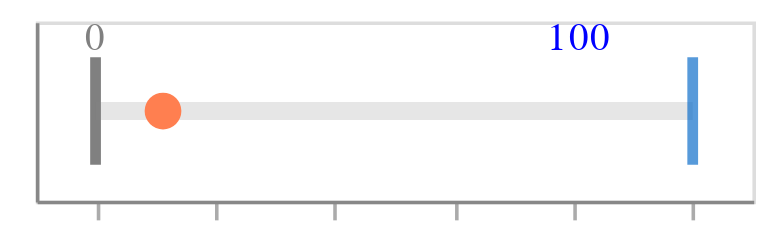

Write notebook code for a chart like this one.
### Code cell
# RMSE for PRICE OF WATER MICE
dot_range(11.296,0,100)

### Figure 1 — Vega-Lite specification as saved in the notebook (floating-point values rounded to 4 significant figures)
{"config": {"view": {"continuousWidth": 400, "continuousHeight": 300}}, "layer": [{"mark": {"type": "tick", "color": "gray", "opacity": 1, "size": 30, "thickness": 3}, "encoding": {"x": {"type": "quantitative", "axis": {"grid": false, "labels": false, "tickOpacity": 0.7, "title": "accuracy", "titleAlign": "center", "titleAnchor": "middle", "titleFontSize": 16}, "field": "random guessing", "scale": {}}, "y": {"type": "nominal", "axis": {"labels": false, "tickOpacity": 0, "title": null}, "field": "metric"}}, "height": 50, "width": 200}, {"mark": {"type": "text", "align": "center", "baseline": "middle", "color": "blue", "dx": 135, "dy": -20}, "encoding": {"text": {"type": "quantitative", "field": "perfect accuracy"}, "x": {"type": "quantitative", "axis": {"grid": false, "labels": false, "tickOpacity": 0.7, "title": "accuracy", "titleAlign": "center", "titleAnchor": "middle", "titleFontSize": 16}, "field": "random guessing", "scale": {}}, "y": {"type": "nominal", "axis": {"labels": false, "tickOpacity": 0, "title": null}, "field": "metric"}}, "height": 50, "width": 200}, {"mark": {"type": "rule", "color": "gray", "opacity": 0.2, "size": 5}, "encoding": {"x": {"type": "quantitative", "field": "random guessing"}, "x2": {"field": "perfect accuracy"}, "y": {"type": "nominal", "field": "metric"}}}, {"mark": {"type": "circle", "color": "#FF7F50", "opacity": 1, "size": 105}, "encoding": {"x": {"type": "quantitative", "field": "result"}, "y": {"type": "nominal", "field": "metric"}}, "height": 50, "width": 200}, {"mark": {"type": "tick", "color": "#1070CA", "size": 30, "thickness": 3}, "encoding": {"x": {"type": "quantitative", "axis": {"grid": false, "title": null}, "field": "perfect accuracy", "scale": {"domain": [-0.1, 100.1]}}, "y": {"type": "nominal", "field": "metric"}}}, {"mark": {"type": "text", "align": "center", "baseline": "middle", "color": "grey", "dy": -20}, "encoding": {"text": {"type": "quantitative", "field": "random guessing"}, "x": {"type": "quantitative", "axis": {"grid": false, "labels": false, "tickOpacity": 0.7, "title": "accuracy", "titleAlign": "center", "titleAnchor": "middle", "titleFontSize": 16}, "field": "random guessing", "scale": {}}, "y": {"type": "nominal", "axis": {"labels": false, "tickOpacity": 0, "title": null}, "field": "metric"}}, "height": 50, "width": 200}], "data": {"name": "data-70a45ed56695b22c0a9a57259d490689"}, "$schema": "https://vega.github.io/schema/vega-lite/v4.8.1.json", "datasets": {"data-70a45ed56695b22c0a9a57259d490689": [{"metric": "accuracy", "result": 11.3, "perfect accuracy": 100, "random guessing": 0}]}}
